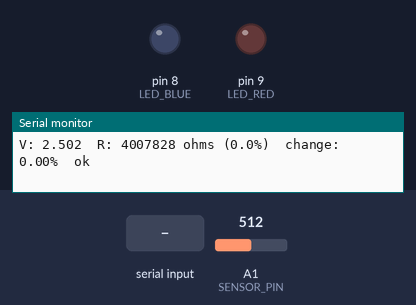
Simulated run of this sketch. Board: Arduino Uno, built with avr-gcc and run on an emulated ATmega328P. On the bench: output pins drawn as LEDs (lit = HIGH), the last lines printed to the serial monitor. Dashed ring = blinking. The inputs (shaded band) are chosen by the test bench; at power-on: A1 (SENSOR_PIN) = 512. EEPROM starts erased.

Above: at 4.8 s.
4.9 s: A1 (SENSOR_PIN) set to 558
7.9 s: A1 (SENSOR_PIN) set to 583
At 9.0 s:
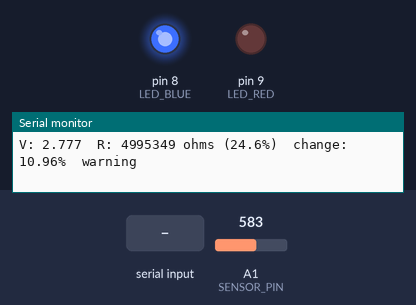
10.6 s: "90,45\n" received over Serial
At 11.1 s:
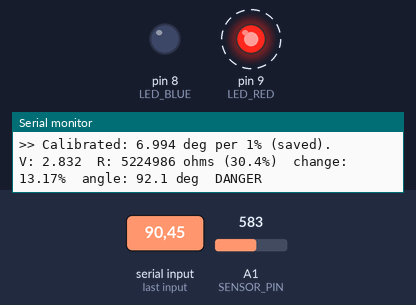
13.6 s: "z\n" received over Serial
At 14.6 s:
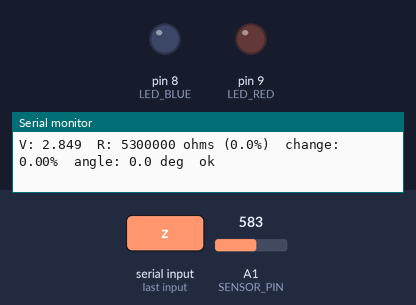
15.2 s: A1 (SENSOR_PIN) set to 511
At 16.1 s:
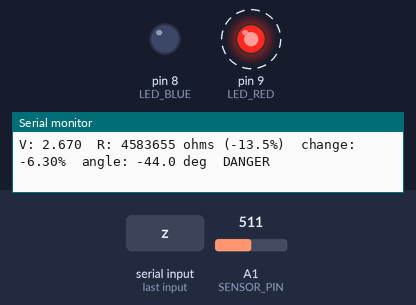
18.2 s: "2\n" received over Serial
At 19.6 s:
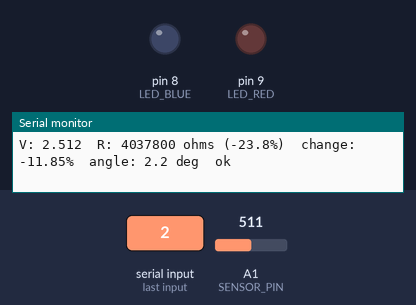
Timing chart, 0 to 20.7 s (numbered marks = the images above; inputs shaded):
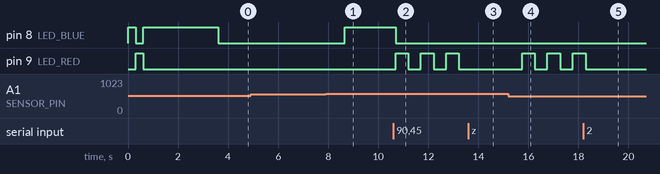

Measured:
- the behaviour switches between 570 and 571 on A1 (SENSOR_PIN) (found by bisection; images 0 and 1)
- after the input at 7.9 s, pin 8 (LED_BLUE): LOW → HIGH after 0.76 s
- after the input at 10.6 s, pin 8 (LED_BLUE): HIGH → LOW after 0.09 s; pin 9 (LED_RED): alternates HIGH for 0.51 s and LOW for 0.51 s, starting after 0.09 s
- after the input at 13.6 s, pin 9 (LED_RED): stays LOW (without the input it goes to HIGH after 0.13 s)
- after the input at 15.2 s, pin 9 (LED_RED): alternates HIGH for 0.51 s and LOW for 0.51 s, starting after 0.55 s
- after the input at 18.2 s, pin 9 (LED_RED): goes on until 18.3 s, then stays LOW

The sketch:

RotationalDrive.ino
```cpp
#include <EEPROM.h>

// ---------- pins ----------
const int SENSOR_PIN = A1;     // outside stretch sensor
const int LED_BLUE   = 8;      // warning
const int LED_RED    = 9;      // too far

// ---------- circuit ----------
const float VCC     = 5.0;
const float R_FIXED = 4000000.0;   // fixed resistor on A1, in ohms: set to yours
const unsigned long SAMPLE_MS = 500;

// ---------- warning limits ----------
// Used once you've calibrated to degrees:
const float WARN_DEG   = 15.0;     // blue on above this
const float DANGER_DEG = 25.0;     // red on above this
// Used before calibration (percent change from neutral):
const float WARN_PCT   = 10.0;
const float DANGER_PCT = 20.0;
const float HYSTERESIS = 0.1;      // must drop 10% below a limit to switch off (stops flicker)

float baseV = 0, degPerPct = 0, smoothV = 0;
int level = 0;                      // 0 ok, 1 warning, 2 danger

float readVolts() {
  analogRead(SENSOR_PIN);
  delayMicroseconds(200);
  long sum = 0;
  for (int i = 0; i < 20; i++) sum += analogRead(SENSOR_PIN);
  return (sum / 20.0) * VCC / 1023.0;
}

float pctChange(float v) { return (v - baseV) / baseV * 100.0; }

// Stretch sensor resistance from the A1 voltage (sensor is the bottom half of the divider)
float sensorR(float v) {
  if (v < 0.005 || v > VCC - 0.005) return -1;   // -1 = out of range (shorted or open)
  return R_FIXED * v / (VCC - v);
}

// Picks the warning level from a value and its two limits, with hysteresis
int checkLevel(float value, float warn, float danger) {
  value = fabs(value);                         // too far in either direction counts
  if (value > danger) return 2;
  if (level == 2 && value > danger * (1 - HYSTERESIS)) return 2;
  if (value > warn) return 1;
  if (level >= 1 && value > warn * (1 - HYSTERESIS)) return 1;
  return 0;
}

void setup() {
  Serial.begin(115200);
  pinMode(LED_BLUE, OUTPUT);
  pinMode(LED_RED, OUTPUT);

  // LED test: each lights briefly so you know they're wired right
  digitalWrite(LED_BLUE, HIGH); delay(300); digitalWrite(LED_BLUE, LOW);
  digitalWrite(LED_RED,  HIGH); delay(300); digitalWrite(LED_RED,  LOW);

  EEPROM.get(0, degPerPct);
  if (isnan(degPerPct) || degPerPct == 0 || fabs(degPerPct) > 1000) degPerPct = 0;

  Serial.println("Hold ankle in neutral, zeroing in 3 s...");
  digitalWrite(LED_BLUE, HIGH);                // blue on while zeroing
  delay(3000);
  baseV = readVolts();
  smoothV = baseV;
  digitalWrite(LED_BLUE, LOW);

  Serial.print("Resting sensor resistance: ");
  Serial.print(sensorR(baseV), 0);
  Serial.println(" ohms");

  Serial.println("Commands: z = re-zero (ankle neutral), or type an angle you're holding, e.g. 20");
  if (degPerPct == 0) Serial.println("Not calibrated: warnings use % change until you calibrate.");
}

void loop() {
  // --- commands ---
  if (Serial.available()) {
    String cmd = Serial.readStringUntil('\n');
    cmd.trim();
    if (cmd == "z") {
      baseV = readVolts(); smoothV = baseV;
      Serial.print(">> Zeroed. Resting resistance: ");
      Serial.print(sensorR(baseV), 0);
      Serial.println(" ohms");
    } else if (cmd.length() > 0) {
      float deg = cmd.toFloat();
      float p = pctChange(smoothV);
      if (deg != 0 && fabs(p) > 0.2) {
        degPerPct = deg / p;
        EEPROM.put(0, degPerPct);
        Serial.print(">> Calibrated: "); Serial.print(degPerPct, 3); Serial.println(" deg per 1% (saved).");
      } else {
        Serial.println(">> Not enough change from neutral; roll further and try again.");
      }
    }
  }

  // --- reading ---
  smoothV = 0.7 * smoothV + 0.3 * readVolts();
  float p = pctChange(smoothV);
  float angle = p * degPerPct;

  // --- warning level ---
  if (degPerPct != 0) level = checkLevel(angle, WARN_DEG, DANGER_DEG);
  else                level = checkLevel(p, WARN_PCT, DANGER_PCT);

  static bool blink = false;
  blink = !blink;
  digitalWrite(LED_BLUE, level == 1);
  digitalWrite(LED_RED,  level == 2 && blink);   // red blinks when too far

  // --- print ---
  float r = sensorR(smoothV);
  float r0 = sensorR(baseV);
  Serial.print("V: ");        Serial.print(smoothV, 3);
  Serial.print("  R: ");
  if (r < 0) Serial.print("out of range");
  else {
    Serial.print(r, 0); Serial.print(" ohms");
    if (r0 > 0) {                                  // resistance change from rest
      Serial.print(" (");
      Serial.print((r - r0) / r0 * 100.0, 1);
      Serial.print("%)");
    }
  }
  Serial.print("  change: "); Serial.print(p, 2); Serial.print("%");
  if (degPerPct != 0) { Serial.print("  angle: "); Serial.print(angle, 1); Serial.print(" deg"); }
  Serial.print("  ");
  Serial.println(level == 2 ? "DANGER" : level == 1 ? "warning" : "ok");

  delay(SAMPLE_MS);
}
```
